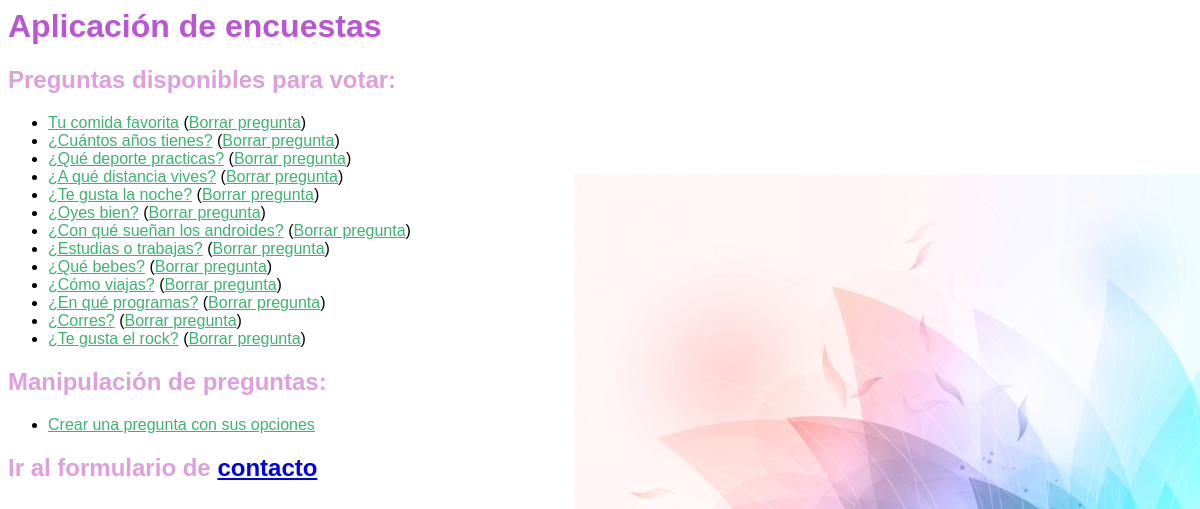
Screenshot of /polls/ with the database file from the repository.
### polls/models.py (models this page shows, shortened)
class Question(models.Model):
    question_text = models.CharField('texto de la pregunta', max_length=200)
    pub_date = models.DateTimeField('fecha de publicación')
    def was_published_recently(self):
        now = timezone.now()
        return now >= self.pub_date >= now - timedelta(days=1)
    was_published_recently.admin_order_field = 'pub_date'
    was_published_recently.boolean = True
    was_published_recently.short_description = '¿Publicada recientemente?'

### polls/views.py (the view)
class IndexView(generic.ListView):
    template_name = 'polls/index.html' # Página que lanzaré
    context_object_name = 'latest_question_list' # Le mandaré a esa página el resultado de get_queryset() como variable de contexto
    def get_queryset(self): # Devuelve un iterable con la lista de elementos que forman parte del controlador
        return Question.objects.filter(
            pub_date__lte=timezone.now()
        ).order_by('-pub_date')#[:5]#

### polls/templates/polls/index.html
{% load static %}
<link rel="stylesheet" type="text/css" href="{% static 'polls/style.css' %}" />
<h1>Aplicación de encuestas</h1>
<h2>Preguntas disponibles para votar:</h2>
{% if latest_question_list %}
    <ul>
    {% for question in latest_question_list %}
        <li><a href="{% url 'polls:detail' question.id %}">{{ question.question_text }}</a> (<a href="{% url 'polls:delete' question.id %}">Borrar pregunta</a>)</li>
    {% endfor %}
    </ul>
{% else %}
    <p>No hay encuestas disponibles.</p>
{% endif %}
<h2>Manipulación de preguntas:</h2>
    <ul><li><a href="{% url 'polls:create' %}">Crear una pregunta con sus opciones</a></li></ul>
<h2>Ir al formulario de <a href="{% url 'contacto:contacto' %}">contacto</a></h2>

### polls/static/polls/style.css (style rules this page uses)
h1 { color: MediumOrchid; }
h2 { color: Plum; }
li a { color: MediumSeaGreen; }

### rows the page displays
Question: question_text "Tu comida favorita"
Question: question_text "¿Cuántos años tienes?"
Question: question_text "¿Qué deporte practicas?"
Question: question_text "¿A qué distancia vives?"
Question: question_text "¿Te gusta la noche?"
Question: question_text "¿Oyes bien?"
Question: question_text "¿Con qué sueñan los androides?"
Question: question_text "¿Estudias o trabajas?"
Question: question_text "¿Qué bebes?"
Question: question_text "¿Cómo viajas?"
Question: question_text "¿En qué programas?"
Question: question_text "¿Corres?"
Question: question_text "¿Te gusta el rock?"
